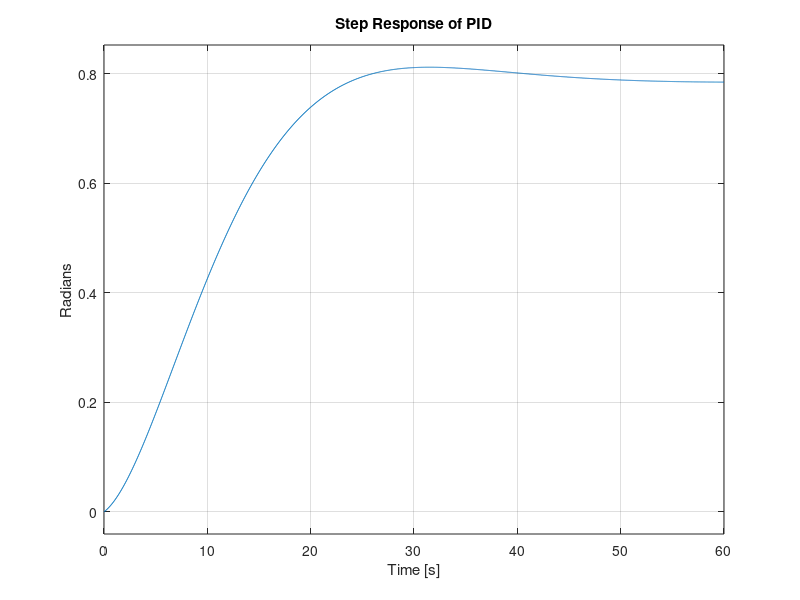

Here is the MATLAB script that generated this plot: (Note: this script raises an error after producing the figure.)
R_m = 10;               % Motor Resistance (Ohm)
K_a = 0.2;              % Motor Torque Constant (Nm / A)
K_b  = 0.009549;        % Back EMF Constant (V / (rad / s))
K_f = 0.047746;         % Rotational Friction Coefficient (Nm / (rad / s)) 
N = 2;                  % Gear Ratio

La = 0;                 %Negligable motor inductance

J_r = 0.001;            % Motor Rotor Moment of Inertia (kg / m^2)
J_p = 1;                % Solar Panel Moment of Inertia (kg / m^2)
J = J_r + (J_p/N^2);          % Total Moment of Inertia (kg / m^2)

Ts = 0.01; %Seconds
K_s = 1.273; %sensor Gain Converts rads to Amps
K_p = 4; %Power Amplifier gain
%This assumes that at 90deg off from optimal that we get a 2A difference

%{
Arduino Uno Rev3 has a 16MHz clock
so 62ns per tick and you need two ticks for each ....
This gives us plenty of room to not threaten the clock
%}

s = tf('s');
z = tf('z',Ts);
%MOTOR CIRCUIT

mot_circ = 1/(La*s + R_m);
%MOTOR DYNAMICS
mot_dyn = 1/(J*s+K_f);
%Continuous Motor assembly
Gspeed = feedback(mot_circ*K_a*mot_dyn,K_b); %back emf simplified
Gpos = Gspeed*(1/N)*(1/s); 
%digital Motor
Gz = c2d(Gpos, Ts, 'zoh');    %digital plant for digital controller design
                        %effectively does what the Ardunio does for us.
fprintf('DIGITIZED MOTOR MODEL')
[~, denGz] = tfdata(Gz,'v');
rootsGz = roots(denGz);
disp('Roots of the denominator of Gz:')
disp(rootsGz)
%PID

Kp = 0.1;    %proportional gain
Ki = 0;     %Integral gain
Kd = 0.09;    %Derivative Gain

Cz = Kp + Ki*(Ts/2)*(z+1)/(z-1) + Kd*(z-1)/(Ts*z);
OL = Cz*Gz*K_p ;
PID_cltf = feedback(OL,K_s);

[~, denPID_cltf] = tfdata(PID_cltf,'v');
rootsPID_cltf = roots(denPID_cltf);
disp('Roots of the denominator of PID_cltf:')
disp(rootsPID_cltf)

%PLOTING FOR PID PERFORMANCE/STABILITY
t = 0:Ts:60; % 5 seconds of performance data

figure (1)
clf
step(PID_cltf,t)
title('Step Response of PID')
ylabel('Radians')
grid on
fprintf('PERFORMANCE DATA OF PID')
stepinfo(PID_cltf)

figure(2)
clf
margin(OL)
title('Phase Margin detection for PID control')


%{
Test Change From CHAZ
%}
